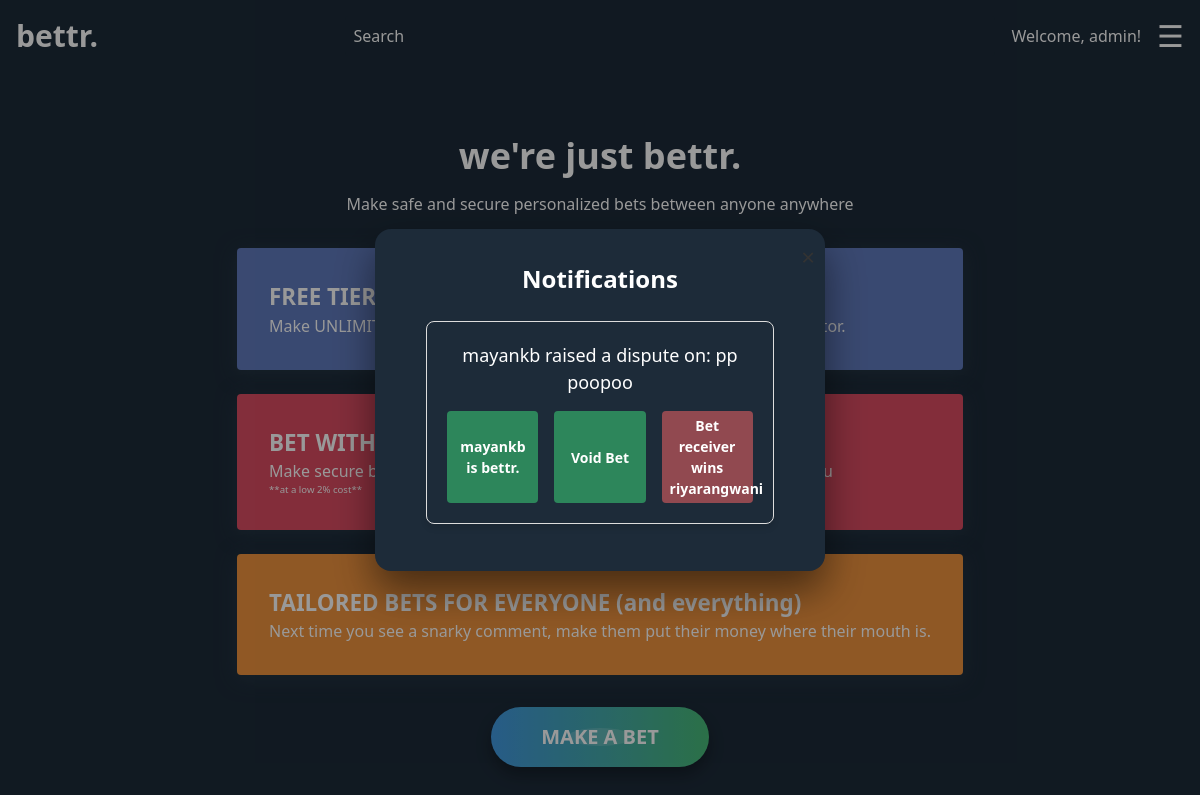
The app's page /notifications/ (signed in) with its own data.
### bets/models.py (models this page shows, shortened)
class Notification(models.Model):
    NOTIFICATION_TYPES = [
        ('bet_invite' , 'Bet Invitation') ,
        ('claim_verification' , 'Claim Verification') ,
        ('arbitration_request' , 'Arbitration Request') ,
    ]
    user_to = models.ForeignKey(User , on_delete=models.CASCADE)
    notification_type = models.CharField(max_length=20 , choices=NOTIFICATION_TYPES)
    bet = models.ForeignKey(Bet , on_delete=models.CASCADE)
    is_read = models.BooleanField(default=False)
    created_at = models.DateTimeField(auto_now_add=True)

class Bet(models.Model):
    bet_maker = models.ForeignKey(User , related_name='betting_side' , on_delete=models.CASCADE , default=1)
    bet_recipient = models.ForeignKey(User , related_name='bet_opposing_side' , on_delete=models.CASCADE , default=1)
    bet_active = models.BooleanField(default=False)
    arbitrator = models.ForeignKey(User , related_name='arbitrated_bets' , null=True , blank=True ,
                                   on_delete=models.SET_NULL)
    winner = models.ForeignKey(User , related_name='won_bets' , null=True , blank=True , on_delete=models.SET_NULL)
    amount = models.DecimalField(max_digits=10 , decimal_places=2)
    currency = models.CharField(max_length=3 , choices=[('USD' , 'USD') , ('INR' , 'INR')])
    terms = models.TextField(default="terms and conditions")
    settled = models.BooleanField(default=False)
    placed_at = models.DateTimeField(auto_now_add=True)
    settled_at = models.DateTimeField(null=True , blank=True)

### bets/views.py (the view)
# urls.py: path('notifications/' , views.notification_view , name='notifications') ,
def notification_view(request):
    notifications = Notification.objects.filter(user_to=request.user , is_read=False)
    bets = {notification.bet_id: Bet.objects.get(id=notification.bet_id) for notification in notifications}
    return render(request , 'index.html' , {'notifications': notifications , 'bets': bets})

### templates/index.html (shortened to what this page needs)
{% load static %}
<!DOCTYPE html>
<html lang="en">
<head>
    <link href="{% static 'css/output.css' %}" rel="stylesheet">
</head>
<body style="background-color: #1d2b39; color: white;">
{% include 'navbar.html' %}
<div class="flex flex-col items-center mt-16">
    <h1 class="text-4xl font-bold mb-4 text-center">
        we're just bettr.
    </h1>
    <p class="text-lg text-gray-600 mb-8 text-center max-w-2xl">
        Make safe and secure personalized bets between anyone anywhere
    </p>
    <div class="grid grid-cols-1 md:grid-cols-3 gap-6 mt-8 max-w-4xl mx-auto">
        <div class="p-8 rounded text-white" style="background-color: #607abc; background-image: url('path/to/your/image.jpg'); background-size: cover; background-position: center; box-shadow: 0 4px 20px rgba(44, 63, 79, 0.5);">
            <h6 class="text-lg font-bold custom-heading">FREE TIER</h6>
            <p>Make UNLIMITED free bets between friends by choosing your own arbitrator.</p>
        </div>
        <div class="p-8 rounded text-white" style="background-color: #da4c62; background-image: url('path/to/your/image.jpg'); background-size: cover; background-position: center; box-shadow: 0 4px 20px rgba(44, 63, 79, 0.5);">
            <h2 class="text-2xl font-bold custom-heading"> BET WITH STRANGERS </h2>
            <p>Make secure bets with complete strangers, and we'll arbitrate them for you</p>
            <h6 class="text-sm font-thin custom-heading1 "> **at a low 2% cost** </h6>
        </div>
                <div class="p-8 rounded text-white" style="background-color: #ef933e; background-image: url('path/to/your/image.jpg'); background-size: cover; background-position: center; box-shadow: 0 4px 20px rgba(44, 63, 79, 0.5);">
            <h2 class="text-2xl font-bold custom-heading">TAILORED BETS FOR EVERYONE (and everything)</h2>
            <p>Next time you see a snarky comment, make them put their money where their mouth is.</p>
        </div>
    </div>
    <div class="mt-8 text-center">
        {% if user.is_authenticated %}
            <a href="{% url 'bet' %}" class="btn-primary">
                Make A Bet
            </a>
        {% else %}
            <button onclick="openLoginModal()" class="btn-primary">
                Make A Bet
            </button>
        {% endif %}
    </div>
    <div id="notifModal" class="modal {% if notifications %} active {% endif %}">
        <div class="modal-content" style="background-color: #1d2b39;">
            <button class="close-button" onclick="closeNotifModal()">&times;</button>
            <div class="modal-header">
                <h2 class="text-white">Notifications</h2>
            </div>
            <div class="modal-body scrollable">
                {% if notifications %}
                    {% for notification in notifications %}
                        <div class="notification text-white">
                            {% if notification.notification_type == 'bet_invite' %}
                                {% with notification.bet as bet %}
                                    <p>{{ bet.bet_maker.username }} bet you {{ bet.amount }}{{ bet.currency }}
                                        for {{ bet.terms }}</p>
                                    <form method="POST" action="{% url 'validate_bet' %}">
                                        {% csrf_token %}
                                        <input type="hidden" name="bet" value="{{ bet.id }}"/>
                                        <input type="hidden" name="notification_id" value="{{ notification.id }}"/>
                                        <div class="button-container">
                                            <button type="submit" name="outcome" value="1" class="submit-button
                                        accept-button ">Accept
                                            </button>
                                            <button type="submit" name="outcome" value="0"
                                                    class="submit-button decline-button">Decline
                                            </button>
                                        </div>
                                    </form>
                                {% endwith %}
                            {% elif notification.notification_type == 'arbitration_request' %}
                                {% with notification.bet as bet %}
                                    <p>{% if bet.bet_maker == request.user %}
                                        {{ bet.bet_recipient.username }}
                                    {% else %}
                                        {{ bet.bet_maker.username }}
                                    {% endif %} raised a dispute on: {{ bet.terms }}</p>
                                    <form method="POST" action="{% url 'arbitration_request' %}">
                                        <div class="button-container">
                                            <button type="submit" name="outcome" value="-1" class="submit-button
                                        accept-button">{{ bet.bet_maker.username }} is bettr. </button>
                                            <button type="submit" name="outcome" value="0"
                                                    class="submit-button accept-button">Void Bet
                                            </button>
                                            <button type="submit" name="outcome" value="1" class="submit-button
                                        decline-button">Bet receiver wins {{ bet.bet_recipient.username }}</button>
                                        </div>
                                    </form>
                                {% endwith %}
                            {% endif %}
                        </div>
                    {% endfor %}
                {% else %}
                    <p class="text-white">No new notifications.</p>
                {% endif %}
            </div>
        </div>
    </div>
</body>
</html>

### templates/navbar.html (shortened to what this page needs)
<nav class="flex justify-between items-center p-4">
    <a href="{% url 'index' %}" class="text-3xl font-bold bettr-text">
        bettr.
    </a>
    <div class="flex items-center space-x-4">
        <input type="text" placeholder="Search" class="p-2 rounded text-white"
               style="width: 650px; background-color: #1d2b39;">
        {% if user.is_authenticated %}
            <div class="text-white">Welcome, {{ user.username }}!</div>
        {% endif %}
        {% if user.is_authenticated %}
            <div class="relative">
            <div class="text-3xl cursor-pointer hamburger-icon">☰</div>
        {% endif %}
        </div>
    </div>
</nav>

### templates/index.html (style rules this page uses)
.modal { display: none; position: fixed; z-index: 1; left: 0; top: 0; width: 100%; height: 100%; overflow: auto; background-color: rgba(0, 0, 0, 0.4); display: none; justify-content: center; align-items: center; }
.modal.active { display: flex; opacity: 1; }
.modal-content { background-color: #1d2b39; border-radius: 1rem; padding: 2rem; width: 100%; max-width: 450px; box-shadow: 0 20px 40px rgba(0, 0, 0, 0.5); position: relative; transition: transform 0.4s ease, opacity 0.4s ease; opacity: 0; transform: translateY(-100px); }
.modal.active .modal-content { opacity: 1; transform: translateY(0); }
.modal-header { text-align: center; margin-bottom: 1.5rem; }
.modal-header h2 { font-size: 1.75rem; font-weight: bold; color: #fff; }
.submit-button { width: 100%; padding: 0.75rem; background-color: #3B82F6; border: none; border-radius: 0.5rem; color: #fff; font-size: 1rem; font-weight: bold; transition: background-color 0.3s ease; }
.close-button { position: absolute; top: 1rem; right: 1rem; background: none; border: none; color: #fff; font-size: 1.5rem; cursor: pointer; transition: color 0.3s ease; }
.scrollable { max-height: 30vh; overflow-y: auto; display: flex; flex-direction: column; align-items: center; }
.notification { border: 1px solid #ddd; border-radius: 8px; padding: 20px; margin-bottom: 15px; background-color: #1d2b39; width: 90%; text-align: center; box-shadow: 0 4px 6px rgba(0, 0, 0, 0.1); }
.notification p { font-size: 18px; font-weight: 500; margin-bottom: 10px; }
.close-button { background-color: transparent; border: none; font-size: 24px; position: absolute; top: 10px; right: 10px; cursor: pointer; color: #333; }
.button-container { display: flex; justify-content: space-around; margin-top: 15px; }
.submit-button { padding: 10px 20px; border: none; border-radius: 4px; cursor: pointer; font-size: 16px; font-weight: bold; }
.button-container { display: flex; gap: 1rem; }
.accept-button, .decline-button { padding: 0.25rem 0.5rem; font-size: 0.875rem; border-radius: 0.25rem; min-width: 80px; }
.accept-button { background-color: #2D865B; color: white; }
.decline-button { background-color: #914950; color: white; }
.modal-header h2 { font-size: 24px; color: white; text-align: center; }
.btn-primary { display: inline-block; padding: 15px 50px; font-size: 1.25rem; font-weight: bold; text-transform: uppercase; color: #fff; background: linear-gradient(to right, #4299e1, #48bb78); border-radius: 50px; box-shadow: 0 8px 15px rgba(0, 0, 0, 0.3); transition: all 0.3s ease; position: relative; overflow: hidden; }
.btn-primary:before { content: ''; position: absolute; top: 50%; left: 50%; width: 300%; height: 300%; background: rgba(255, 255, 255, 0.15); border-radius: 100%; transition: all 0.75s ease-in-out; transform: translate(-50%, -50%) scale(0.1); z-index: 0; }
input::placeholder { color: white; }
.custom-heading { font-size: 1.4rem; }
.custom-heading1 { font-size: 0.6rem; }

### records on screen
Notification: bet.bet_maker.username "mayankb", bet.terms "pp poopoo", bet.bet_recipient.username "riyarangwani"

### other values on screen
{{ user.username }} "admin"
